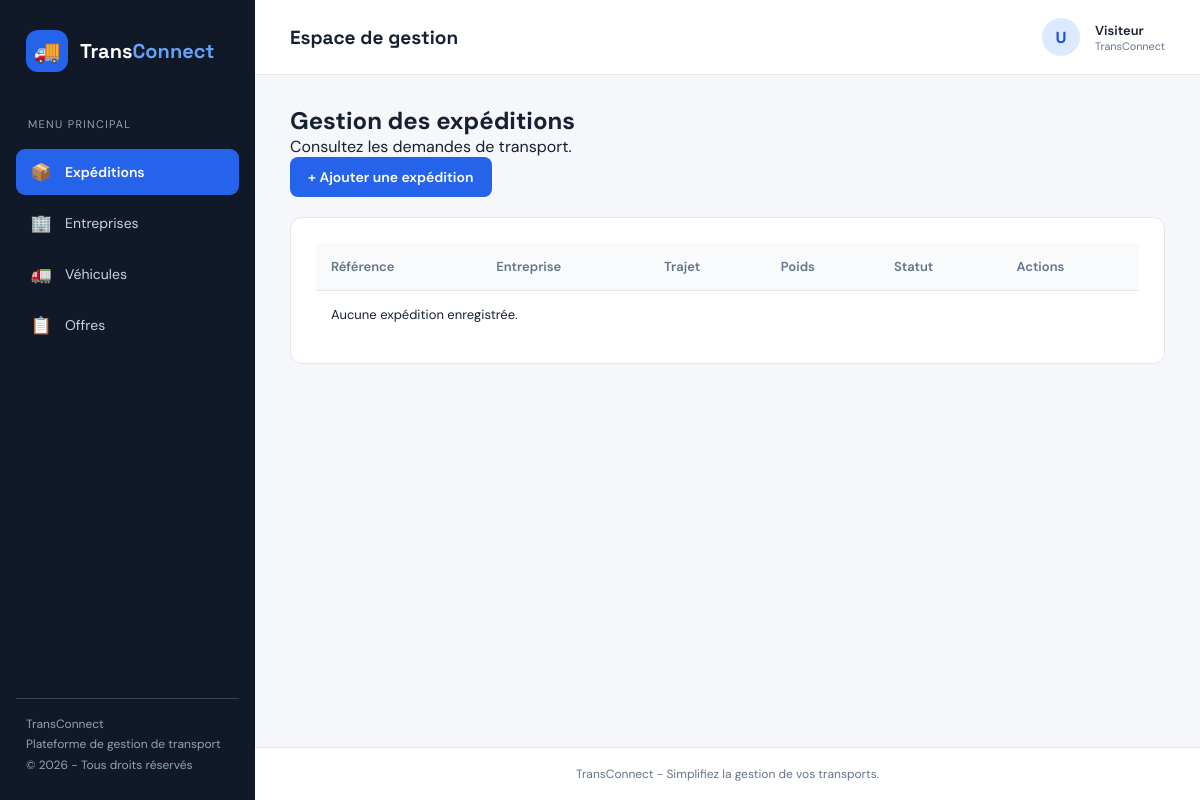
/expeditions/list/, run on an earlier commit of the app's database.
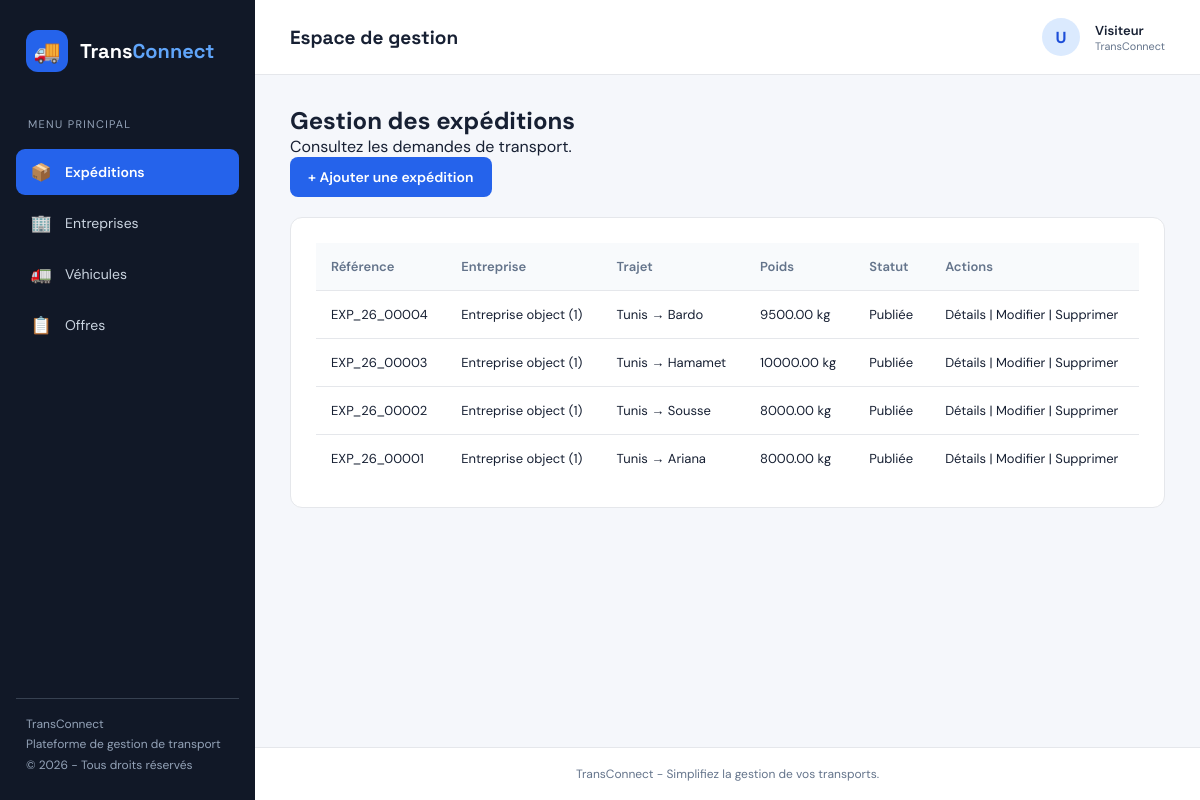
And on a later commit of the database.
### ExpeditionsApp/models.py (models this page shows, shortened)
class Expedition(models.Model):
    STATUT_CHOICES = [
        ('publiee', 'Publiée'),
        ('attribuee', 'Attribuée'),
        ('en_cours', 'En cours'),
        ('livree', 'Livrée'),
        ('annulee', 'Annulée'),
    ]
    reference = models.CharField(max_length=12, unique=True, editable=False)
    ville_depart = models.CharField(max_length=100)
    ville_arrivee = models.CharField(max_length=100)
    poids_kg = models.DecimalField(max_digits=10, decimal_places=2, validators=[MinValueValidator(Decimal('0.01'), message="Le poids doit etre superieur a 0.")])
    date_souhaitee = models.DateField()
    description = models.TextField(blank=True)
    statut = models.CharField(max_length=20, choices=STATUT_CHOICES, default='publiee')
    entreprise = models.ForeignKey('EntreprisesApp.Entreprise', on_delete=models.CASCADE, related_name='expeditions' )
    created_at = models.DateTimeField(auto_now_add=True)
    updated_at = models.DateTimeField(auto_now=True)

### EntreprisesApp/models.py (models this page shows)
class Entreprise(models.Model):
    raison_sociale = models.CharField(max_length=200, null=False, blank=False)
    matricule_fiscal = models.CharField(max_length=17, null=False, blank=False, unique=True, validators=[matricule_fiscal_validator])
    adresse = models.TextField(validators=[MinLengthValidator(20, "Ladresse doit contenir au moins 20 caracteres")])
    type_entreprise = models.CharField(max_length=100, choices=[('chargeur', 'Chargeur'), ('transporteur', 'Transporteur')])
    created_at = models.DateTimeField(auto_now_add=True)
    updated_at = models.DateTimeField(auto_now=True)
    gerant = models.OneToOneField(Utilisateur, on_delete=models.CASCADE, related_name='entreprise')

### ExpeditionsApp/views.py (the view)
# urls.py: path('list/', listExpeditions, name='list_expeditions'),
def listExpeditions(request):
    expeditions = Expedition.objects.all()
    expeditions = (Expedition.objects
                   .select_related('entreprise')
                   .order_by('-created_at'))
    return render(request, 'expedition/liste.html', {'expeditions': expeditions})

### templates/expedition/liste.html (shortened to what this page needs)
{% extends 'base.html' %}
{% block content %}
<div class="form-page">
    <h1>Gestion des expéditions</h1>
    <p>Consultez les demandes de transport.</p>
    <a href="{% url 'expedition:create_expedition' %}" class="btn-primary">
        + Ajouter une expédition
    </a>
    <div class="form-card">
        <table>
            <thead>
                <tr>
                    <th>Référence</th>
                    <th>Entreprise</th>
                    <th>Trajet</th>
                    <th>Poids</th>
                    <th>Statut</th>
                    <th>Actions</th>
                </tr>
            </thead>
            <tbody>
                {% for expedition in expeditions %}
                <tr>
                    <td>{{ expedition.reference }}</td>
                    <td>{{ expedition.entreprise }}</td>
                    <td>{{ expedition.ville_depart }} → {{ expedition.ville_arrivee }}</td>
                    <td>{{ expedition.poids_kg }} kg</td>
                    <td>{{ expedition.get_statut_display }}</td>
                    <td>
                        <a href="{% url 'expedition:detail' expedition.pk %}">Détails</a>
                        |
                        <a href="{% url 'expedition:update_expedition' expedition.pk %}">Modifier</a>
                        |
                        <a href="{% url 'expedition:supprimer_expedition' expedition.pk %}">Supprimer</a>
                    </td>
                </tr>
                {% empty %}
                <tr>
                    <td colspan="6">Aucune expédition enregistrée.</td>
                </tr>
                {% endfor %}
            </tbody>
        </table>
    </div>
</div>
{% endblock %}

What changed in the data, as far as the page shows it:
added Expedition: reference "EXP_26_00004", entreprise "Entreprise object (1)", ville_depart "Tunis", ville_arrivee "Bardo", poids_kg "9500.00", statut "Publiée"
added Expedition: reference "EXP_26_00003", entreprise "Entreprise object (1)", ville_depart "Tunis", ville_arrivee "Hamamet", poids_kg "10000.00", statut "Publiée"
added Expedition: reference "EXP_26_00002", entreprise "Entreprise object (1)", ville_depart "Tunis", ville_arrivee "Sousse", poids_kg "8000.00", statut "Publiée"
added Expedition: reference "EXP_26_00001", entreprise "Entreprise object (1)", ville_depart "Tunis", ville_arrivee "Ariana", poids_kg "8000.00", statut "Publiée"
Also different on the page:
text no longer shown: "Aucune expédition enregistrée."
